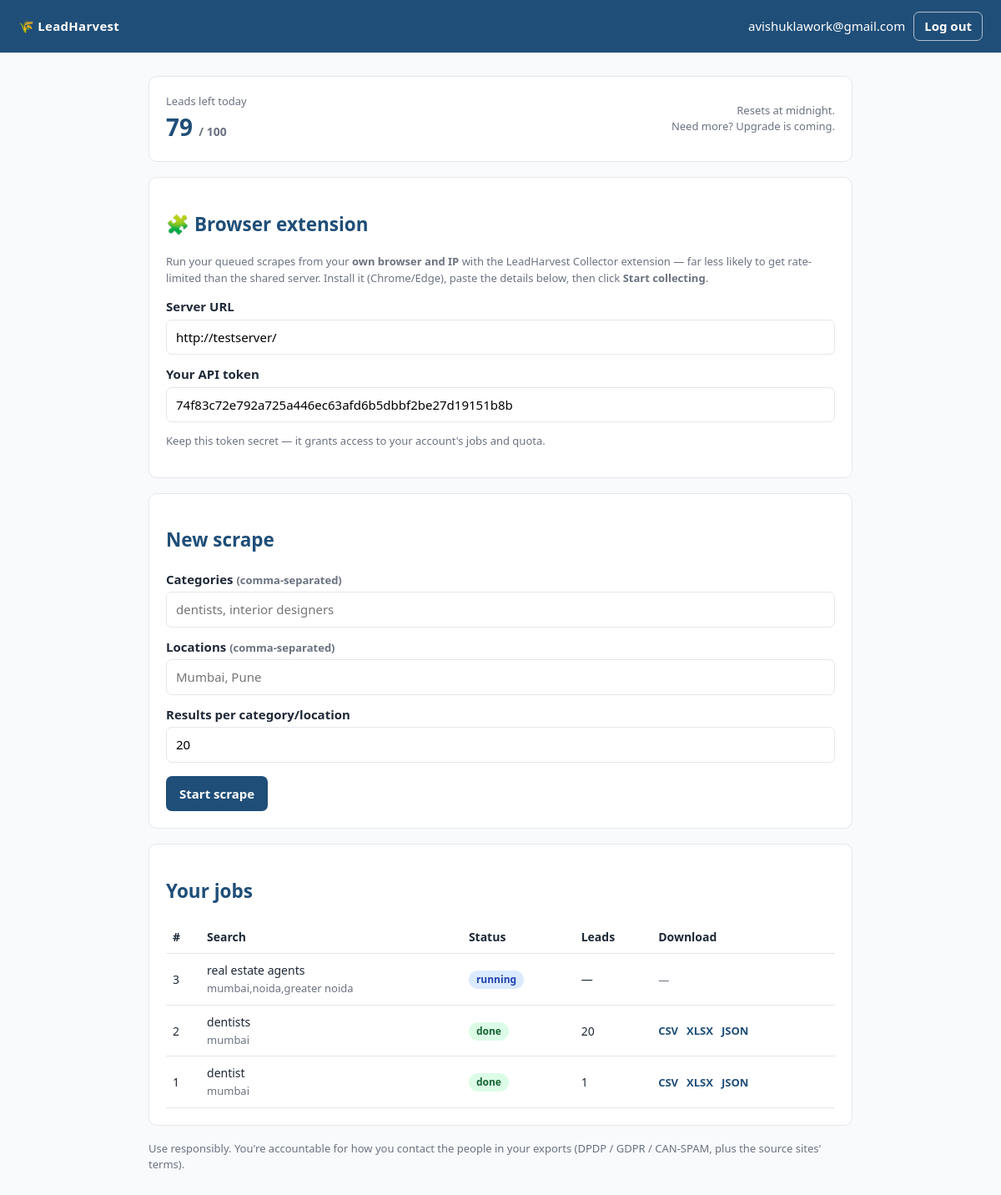
Before: / (signed in) with the older database file.
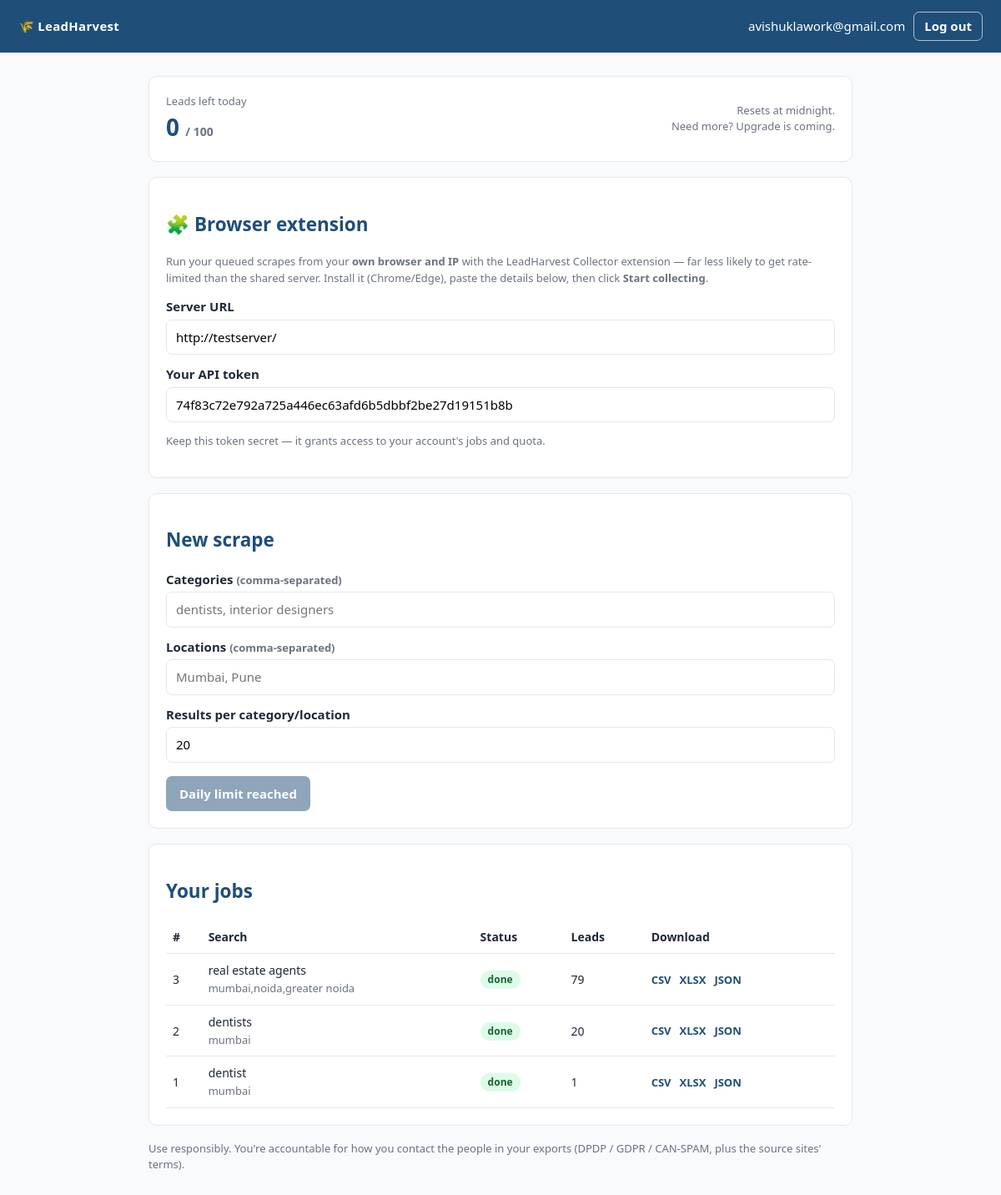
After: the same page with the newer database file.
### webapp/models.py (models this page shows, shortened)
class User(Base):
    __tablename__ = "users"
    id: Mapped[int] = mapped_column(primary_key=True)
    email: Mapped[str] = mapped_column(String(255), unique=True, index=True)
    password_hash: Mapped[str] = mapped_column(String(255))
    api_token: Mapped[str] = mapped_column(String(64), unique=True, index=True,
                                           default=_new_token)
    daily_quota: Mapped[int] = mapped_column(Integer, default=DEFAULT_DAILY_QUOTA)
    quota_used: Mapped[int] = mapped_column(Integer, default=0)
    quota_date: Mapped[date] = mapped_column(Date, default=date.today)
    created_at: Mapped[datetime] = mapped_column(DateTime, default=datetime.utcnow)
    jobs: Mapped[list["ScrapeJob"]] = relationship(back_populates="user")

class ScrapeJob(Base):
    __tablename__ = "jobs"
    id: Mapped[int] = mapped_column(primary_key=True)
    user_id: Mapped[int] = mapped_column(ForeignKey("users.id"), index=True)
    categories: Mapped[str] = mapped_column(Text)
    locations: Mapped[str] = mapped_column(Text)
    limit_per_query: Mapped[int] = mapped_column(Integer, default=20)
    max_leads: Mapped[int] = mapped_column(Integer, default=DEFAULT_DAILY_QUOTA)
    status: Mapped[str] = mapped_column(String(20), default="queued", index=True)
    phase: Mapped[str] = mapped_column(String(20), default="")  # maps | emails
    progress_done: Mapped[int] = mapped_column(Integer, default=0)
    progress_total: Mapped[int] = mapped_column(Integer, default=0)
    result_count: Mapped[int] = mapped_column(Integer, default=0)
    email_count: Mapped[int] = mapped_column(Integer, default=0)
    error: Mapped[str] = mapped_column(Text, default="")
    created_at: Mapped[datetime] = mapped_column(DateTime, default=datetime.utcnow)
    finished_at: Mapped[datetime | None] = mapped_column(DateTime, nullable=True)
    user: Mapped["User"] = relationship(back_populates="jobs")

### webapp/main.py (the view)
@app.get("/", response_class=HTMLResponse)
def dashboard(request: Request, db: Session = Depends(get_db)):
    user = current_user(request, db)
    if not user:
        return RedirectResponse("/login", status_code=303)
    jobs = (db.query(models.ScrapeJob)
              .filter_by(user_id=user.id)
              .order_by(models.ScrapeJob.id.desc())
              .limit(50).all())
    return templates.TemplateResponse("dashboard.html", {
        "request": request, "user": user, "jobs": jobs,
        "remaining": user.remaining_quota(), "formats": exporters.available_formats(),
        "error": request.query_params.get("error"),
    })

### webapp/templates/dashboard.html (shortened to what this page needs)
{% extends "base.html" %}
{% block nav %}
  <span style="color:#fff;display:inline-flex;align-items:center;gap:10px">
    {{ user.email }}
    <form method="post" action="/logout" style="display:inline">
      <button type="submit"
        style="padding:5px 12px;background:transparent;color:#fff;
               border:1px solid rgba(255,255,255,.65);border-radius:7px;
               cursor:pointer;font:inherit;font-weight:600">Log out</button>
    </form>
  </span>
{% endblock %}
{% block content %}
  <div class="card">
    <div style="display:flex;justify-content:space-between;align-items:center">
      <div>
        <div class="muted">Leads left today</div>
        <div class="quota">{{ remaining }} <span class="muted" style="font-size:14px">/ {{ user.daily_quota }}</span></div>
      </div>
      <div class="muted" style="text-align:right">Resets at midnight.<br>Need more? Upgrade is coming.</div>
    </div>
  </div>
  <div class="card">
    <h2>🧩 Browser extension</h2>
    <p class="muted" style="margin-top:0">
      Run your queued scrapes from your <b>own browser and IP</b> with the LeadHarvest
      Collector extension — far less likely to get rate-limited than the shared server.
      Install it (Chrome/Edge), paste the details below, then click <b>Start collecting</b>.
    </p>
    <label>Server URL</label>
    <input type="text" id="srv" readonly value="{{ request.base_url }}"
           onclick="this.select()">
    <label>Your API token</label>
    <input type="text" id="tok" readonly value="{{ user.api_token }}"
           onclick="this.select()">
    <p class="muted">Keep this token secret — it grants access to your account's jobs and quota.</p>
  </div>
  <div class="card">
    <h2>New scrape</h2>
    <form method="post" action="/jobs">
      <label for="categories">Categories <span class="muted">(comma-separated)</span></label>
      <input id="categories" type="text" name="categories" placeholder="dentists, interior designers" required>
      <label for="locations">Locations <span class="muted">(comma-separated)</span></label>
      <input id="locations" type="text" name="locations" placeholder="Mumbai, Pune" required>
      <label for="limit_per_query">Results per category/location</label>
      <input id="limit_per_query" type="number" name="limit_per_query" value="20" min="1" max="50">
      <div style="margin-top:16px">
        <button type="submit" {% if remaining <= 0 %}disabled{% endif %}>
          {% if remaining <= 0 %}Daily limit reached{% else %}Start scrape{% endif %}
        </button>
      </div>
    </form>
  </div>
  <div class="card">
    <h2>Your jobs</h2>
    {% if not jobs %}
      <p class="muted">No jobs yet. Start one above.</p>
    {% else %}
    <table>
      <thead><tr><th>#</th><th>Search</th><th>Status</th><th>Leads</th><th>Download</th></tr></thead>
      <tbody>
      {% for j in jobs %}
        <tr data-job="{{ j.id }}" data-status="{{ j.status }}">
          <td>{{ j.id }}</td>
          <td>{{ j.categories }}<br><span class="muted">{{ j.locations }}</span></td>
          <td class="js-status"><span class="pill {{ j.status }}">{{ j.status }}</span>
              </td>
          <td class="js-count">{{ j.result_count if j.status == 'done' else '—' }}</td>
          <td class="js-dl dl">
            {% if j.status == 'done' %}
              {% for f in formats %}<a href="/jobs/{{ j.id }}/download?format={{ f }}">{{ f|upper }}</a>{% endfor %}
            {% else %}<span class="muted">—</span>{% endif %}
          </td>
        </tr>
      {% endfor %}
      </tbody>
    </table>
    {% endif %}
  </div>
  <p class="muted">Use responsibly. You're accountable for how you contact the people in your exports
     (DPDP / GDPR / CAN-SPAM, plus the source sites' terms).</p>
{% endblock %}

### webapp/templates/base.html (shortened to what this page needs)
<!doctype html>
<html lang="en">
<head>
</head>
<body>
  <header>
    <a class="brand" href="/">🌾 LeadHarvest</a>
    {% block nav %}{% endblock %}
  </header>
  <main>{% block content %}{% endblock %}</main>
</body>
</html>

### webapp/templates/base.html (style rules this page uses)
:root { --ink:#1f2937; --line:#e5e7eb; --brand:#1f4e78; --bg:#f8fafc; }
* { box-sizing: border-box; }
body { margin:0; font:15px/1.5 system-ui,-apple-system,Segoe UI,Roboto,sans-serif; color:var(--ink); background:var(--bg); }
header { background:var(--brand); color:#fff; padding:14px 22px; display:flex; align-items:center; justify-content:space-between; }
header a { color:#fff; text-decoration:none; }
header .brand { font-weight:700; letter-spacing:.3px; }
main { max-width:880px; margin:28px auto; padding:0 18px; }
.card { background:#fff; border:1px solid var(--line); border-radius:10px; padding:20px; margin-bottom:18px; }
h1,h2 { color:var(--brand); }
label { display:block; font-weight:600; margin:12px 0 4px; }
input, button { font:inherit; }
input[type=text],input[type=email],input[type=password],input[type=number] { width:100%; padding:9px 11px; border:1px solid var(--line); border-radius:7px; }
button { background:var(--brand); color:#fff; border:0; border-radius:7px; padding:10px 16px; cursor:pointer; font-weight:600; }
button:disabled { opacity:.5; cursor:not-allowed; }
table { width:100%; border-collapse:collapse; }
th,td { text-align:left; padding:9px 8px; border-bottom:1px solid var(--line); font-size:14px; }
.pill { display:inline-block; padding:2px 9px; border-radius:999px; font-size:12px; font-weight:600; }
.done { background:#dcfce7;color:#166534 }
.muted { color:#6b7280;font-size:13px }
.quota { font-size:28px;font-weight:700;color:var(--brand) }
.dl a { color:var(--brand);text-decoration:none;margin-right:10px;font-weight:600;font-size:13px }

Changed rows visible on the page:
changed ScrapeJob "real estate agents": status "running" → "done"; status+result_count "—" → "79"; no longer shows "—"
Other visible differences:
{{ remaining }}: "79" → "0"
text no longer shown: "Start scrape"
text now shown: "Daily limit reached"
new list line: "CSV"
new list line: "XLSX"
new list line: "JSON"
